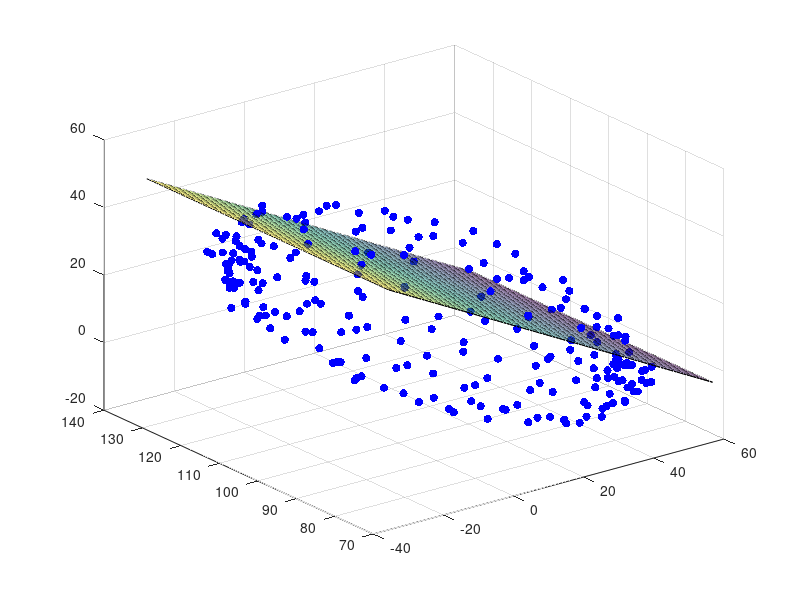

Write the MATLAB code that produced this figure. (Note: this script raises an error after producing the figure.)
points = importdata('simulated_points.csv');
x_points = points(:, 1);
y_points = points(:, 2);
z_points = points(:, 3);
% 绘制点集
figure;
scatter3(x_points, y_points, z_points, 'b', 'filled');
hold on;

% 绘制斜截面
slope_angle = -pi/6; 
slope_height = 30;

slope_equation = @(x, y) tan(slope_angle) * (x - 0.5) + slope_height;

[X, Y] = meshgrid(linspace(min(x_points), max(x_points), 100), linspace(min(y_points), max(y_points), 100));
Z = slope_equation(X, Y);
surf(X, Y, Z, 'FaceAlpha', 0.5);

% 取出斜截面上的点
d = 5; % 取出点的距离
slope_points = [X(:), Y(:), slope_equation(X(:), Y(:))];
A = tan(slope_angle);
B = 0;
C = -1;
D = -0.5*tan(slope_angle)+slope_height;

distances = abs(A * x_points + B * y_points + C * z_points + D) / sqrt(A^2 + B^2 + C^2);

% 找到距离小于给定距离的点
selected_points = points(distances < d, :);
writematrix(selected_points, 'm_slope.csv');
writematrix(selected_points, '../data/m_slope.csv');

% 绘制取出的点
scatter3(selected_points(:,1), selected_points(:,2), selected_points(:,3), 'r', 'filled');

xlabel('X');
ylabel('Y');
zlabel('Z');
title('Points, Sloped Plane, and Selected Points');
legend('Point Set', 'Sloped Plane', 'Selected Points');
grid on;
